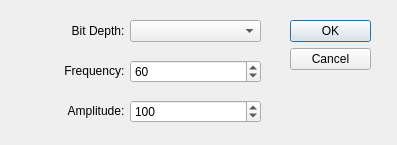
<?xml version="1.0" encoding="UTF-8"?>
<ui version="4.0">
 <class>DialogMakeGraph</class>
 <widget class="QDialog" name="DialogMakeGraph">
  <property name="windowModality">
   <enum>Qt::ApplicationModal</enum>
  </property>
  <property name="geometry">
   <rect>
    <x>0</x>
    <y>0</y>
    <width>397</width>
    <height>145</height>
   </rect>
  </property>
  <property name="sizePolicy">
   <sizepolicy hsizetype="Fixed" vsizetype="Fixed">
    <horstretch>0</horstretch>
    <verstretch>0</verstretch>
   </sizepolicy>
  </property>
  <property name="minimumSize">
   <size>
    <width>397</width>
    <height>145</height>
   </size>
  </property>
  <property name="maximumSize">
   <size>
    <width>397</width>
    <height>145</height>
   </size>
  </property>
  <property name="windowTitle">
   <string>Graph</string>
  </property>
  <widget class="QDialogButtonBox" name="buttonBox">
   <property name="geometry">
    <rect>
     <x>290</x>
     <y>20</y>
     <width>81</width>
     <height>51</height>
    </rect>
   </property>
   <property name="orientation">
    <enum>Qt::Vertical</enum>
   </property>
   <property name="standardButtons">
    <set>QDialogButtonBox::Cancel|QDialogButtonBox::Ok</set>
   </property>
  </widget>
  <widget class="QComboBox" name="cbDepth">
   <property name="geometry">
    <rect>
     <x>130</x>
     <y>20</y>
     <width>131</width>
     <height>22</height>
    </rect>
   </property>
  </widget>
  <widget class="QSpinBox" name="sbFreq">
   <property name="geometry">
    <rect>
     <x>130</x>
     <y>60</y>
     <width>131</width>
     <height>23</height>
    </rect>
   </property>
   <property name="maximum">
    <number>99999999</number>
   </property>
   <property name="value">
    <number>60</number>
   </property>
  </widget>
  <widget class="QSpinBox" name="sbAmp">
   <property name="geometry">
    <rect>
     <x>130</x>
     <y>100</y>
     <width>131</width>
     <height>23</height>
    </rect>
   </property>
   <property name="maximum">
    <number>999999999</number>
   </property>
   <property name="value">
    <number>100</number>
   </property>
  </widget>
  <widget class="QLabel" name="label">
   <property name="geometry">
    <rect>
     <x>20</x>
     <y>20</y>
     <width>111</width>
     <height>21</height>
    </rect>
   </property>
   <property name="text">
    <string>Bit Depth:  </string>
   </property>
   <property name="alignment">
    <set>Qt::AlignRight|Qt::AlignTrailing|Qt::AlignVCenter</set>
   </property>
  </widget>
  <widget class="QLabel" name="label_2">
   <property name="geometry">
    <rect>
     <x>20</x>
     <y>60</y>
     <width>111</width>
     <height>21</height>
    </rect>
   </property>
   <property name="text">
    <string>Frequency:  </string>
   </property>
   <property name="alignment">
    <set>Qt::AlignRight|Qt::AlignTrailing|Qt::AlignVCenter</set>
   </property>
  </widget>
  <widget class="QLabel" name="label_3">
   <property name="geometry">
    <rect>
     <x>20</x>
     <y>100</y>
     <width>111</width>
     <height>21</height>
    </rect>
   </property>
   <property name="text">
    <string>Amplitude:  </string>
   </property>
   <property name="alignment">
    <set>Qt::AlignRight|Qt::AlignTrailing|Qt::AlignVCenter</set>
   </property>
  </widget>
 </widget>
 <resources/>
 <connections>
  <connection>
   <sender>buttonBox</sender>
   <signal>accepted()</signal>
   <receiver>DialogMakeGraph</receiver>
   <slot>accept()</slot>
   <hints>
    <hint type="sourcelabel">
     <x>248</x>
     <y>254</y>
    </hint>
    <hint type="destinationlabel">
     <x>157</x>
     <y>274</y>
    </hint>
   </hints>
  </connection>
  <connection>
   <sender>buttonBox</sender>
   <signal>rejected()</signal>
   <receiver>DialogMakeGraph</receiver>
   <slot>reject()</slot>
   <hints>
    <hint type="sourcelabel">
     <x>316</x>
     <y>260</y>
    </hint>
    <hint type="destinationlabel">
     <x>286</x>
     <y>274</y>
    </hint>
   </hints>
  </connection>
 </connections>
</ui>
